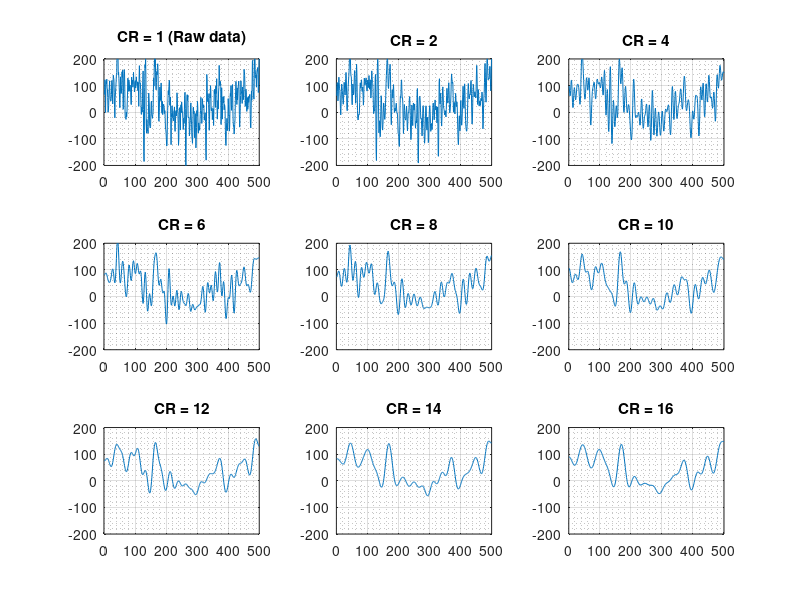

Here is the MATLAB script that generated this plot:
clear all; close all; clc;
load('32ChannelEEG.mat');
nSamples = 500;
nChannels = 1;
data = A(1:nSamples, 1:nChannels);
coeff = dct(data);
dct_1 = idct(coeff);
error1 = sqrt(sum((data - dct_1).^2)./sum(data.^2)) * 100;

coeff_2 = coeff;
coeff_2(nSamples/2 + 1:end) = 0;
dct_2 = idct(coeff_2);
error2 = sqrt(sum((data - dct_2).^2)./sum(data.^2)) * 100;

coeff_4 = coeff;
coeff_4(nSamples/4 + 1:end) = 0;
dct_4 = idct(coeff_4);
error4 = sqrt(sum((data - dct_4).^2)./sum(data.^2)) * 100;

coeff_6 = coeff;
coeff_6(nSamples/6 + 1:end) = 0;
dct_6 = idct(coeff_6);
error6 = sqrt(sum((data - dct_6).^2)./sum(data.^2)) * 100;

coeff_8 = coeff;
coeff_8(nSamples/8 + 1:end) = 0;
dct_8 = idct(coeff_8);
error8 = sqrt(sum((data - dct_8).^2)./sum(data.^2)) * 100;

coeff_10 = coeff;
coeff_10(nSamples/10 + 1:end) = 0;
dct_10= idct(coeff_10);
error10 = sqrt(sum((data - dct_10).^2)./sum(data.^2)) * 100;

coeff_12 = coeff;
coeff_12(nSamples/12 + 1:end) = 0;
dct_12 = idct(coeff_12);
error12 = sqrt(sum((data - dct_12).^2)./sum(data.^2)) * 100;

coeff_14 = coeff;
coeff_14(nSamples/14 + 1:end) = 0;
dct_14 = idct(coeff_14);
error14 = sqrt(sum((data - dct_14).^2)./sum(data.^2)) * 100;

coeff_16 = coeff;
coeff_16(nSamples/16 + 1:end) = 0;
dct_16 = idct(coeff_16);
error16 = sqrt(sum((data - dct_16).^2)./sum(data.^2)) * 100;

% dct_2 = idct(coeff(1:nSamples/2));
% dct_4 = idct(coeff(1:nSamples/4));
% dct_6 = idct(coeff(1:nSamples/6));
% dct_8 = idct(coeff(1:nSamples/8));
% dct_10 = idct(coeff(1:nSamples/10));
% dct_12 = idct(coeff(1:nSamples/12));
% dct_14 = idct(coeff(1:nSamples/14));
% dct_16 = idct(coeff(1:nSamples/16));
subplot(3,3,1);
plot(dct_1);
title('CR = 1 (Raw data)');
grid on;grid minor;ylim([-200, 200]);
subplot(3,3,2);
plot(dct_2);
title('CR = 2');
grid on;grid minor;ylim([-200, 200]);
subplot(3,3,3);
plot(dct_4);
title('CR = 4');
grid on;grid minor;ylim([-200, 200]);
subplot(3,3,4);
plot(dct_6);
title('CR = 6');
grid on;grid minor;ylim([-200, 200]);
subplot(3,3,5);
plot(dct_8);
title('CR = 8');
grid on;grid minor;ylim([-200, 200]);
subplot(3,3,6);
plot(dct_10);
title('CR = 10');
grid on;grid minor;ylim([-200, 200]);
subplot(3,3,7);
plot(dct_12);
title('CR = 12');
grid on;grid minor;ylim([-200, 200]);
subplot(3,3,8);
plot(dct_14);
title('CR = 14');
grid on;grid minor;ylim([-200, 200]);
subplot(3,3,9);
plot(dct_16);
title('CR = 16');
grid on;grid minor;ylim([-200, 200]);